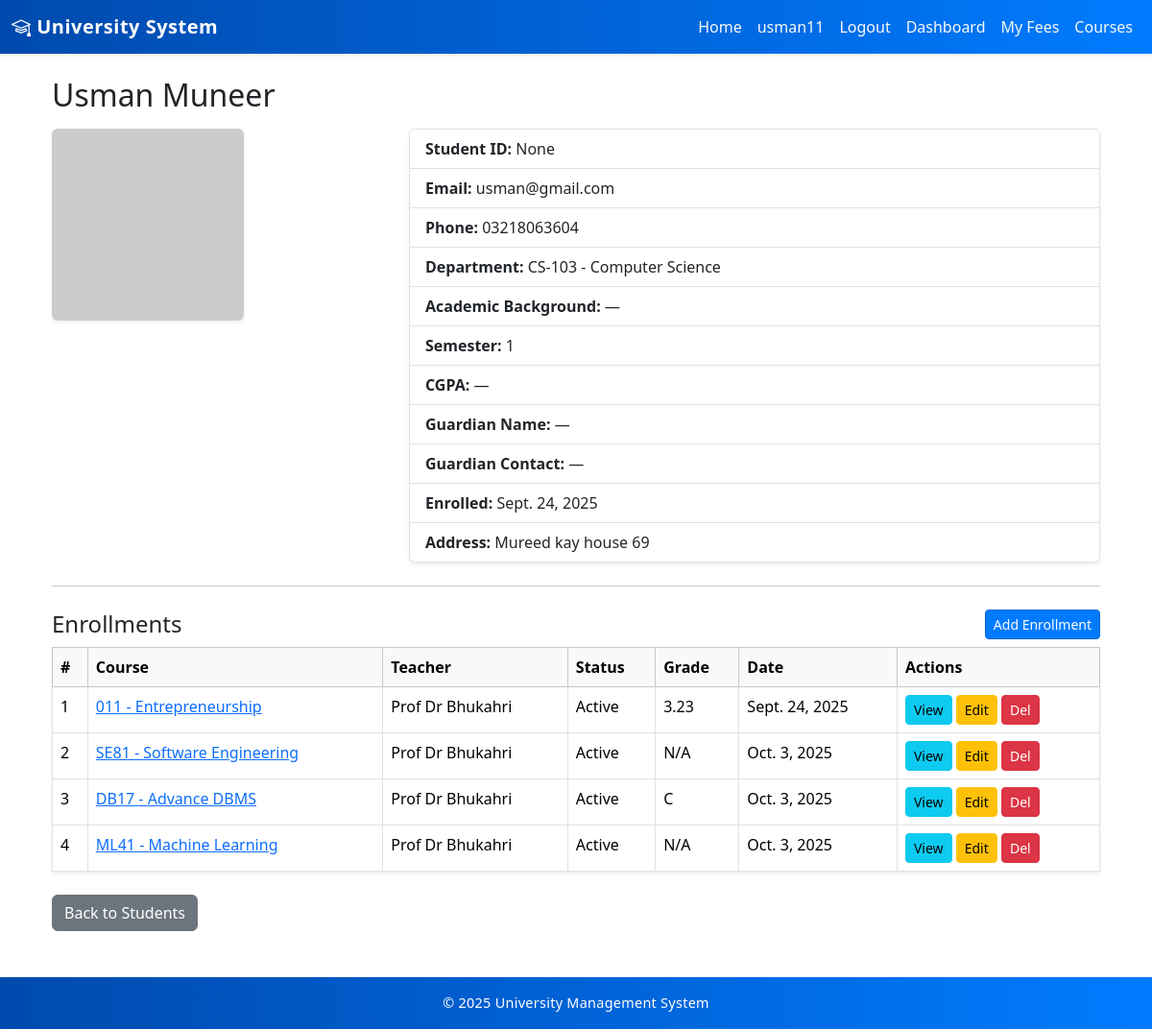
Before: /students/2/ (signed in) with the older database file.
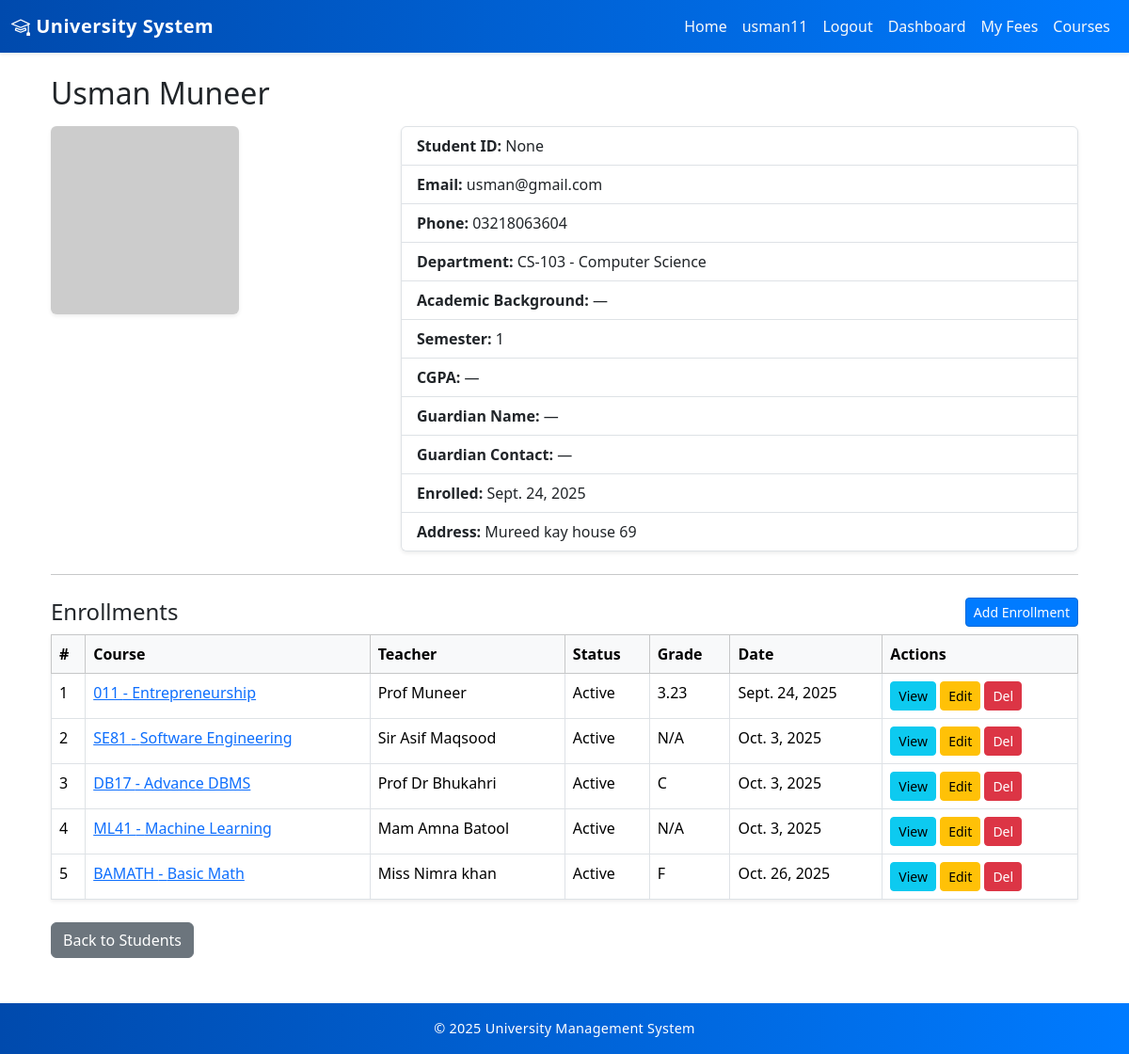
After: the same page with the newer database file.
### core/models.py (models this page shows, shortened)
class Enrollment(models.Model):
    STATUS_CHOICES = [
        ("active", "Active"),
        ("completed", "Completed"),
        ("dropped", "Dropped"),
    ]
    GRADE_CHOICES = [
        ("A", "A"),
        ("B", "B"),
        ("C", "C"),
        ("D", "D"),
        ("F", "F"),
        ("N/A", "Not Graded Yet"),
    ]
    student = models.ForeignKey(Student, on_delete=models.CASCADE, related_name="enrollments")
    course = models.ForeignKey(Course, on_delete=models.CASCADE, related_name="enrollments")
    enrollment_date = models.DateField(default=timezone.now)
    status = models.CharField(max_length=20, choices=STATUS_CHOICES, default="active")
    grade = models.CharField(max_length=5, choices=GRADE_CHOICES, default="N/A")
    class Meta:
        unique_together = ('student', 'course')  # prevent duplicate enrollment

class Course(models.Model):
    name = models.CharField(max_length=100)
    code = models.CharField(max_length=20, unique=True)
    description = models.TextField(blank=True, null=True)
    credits = models.PositiveIntegerField()
    department = models.ForeignKey(Department, on_delete=models.CASCADE, related_name="courses")
    teacher = models.ForeignKey(Teacher, on_delete=models.SET_NULL, null=True, blank=True, related_name="courses")

class Teacher(models.Model):
    user = models.OneToOneField(
        settings.AUTH_USER_MODEL,
        null=True,
        blank=True,
        on_delete=models.SET_NULL,
        related_name='teacher_profile'
    )
    teacher_id = models.CharField(max_length=20, unique=True, blank=True, null=True)
    first_name = models.CharField(max_length=50)
    last_name  = models.CharField(max_length=50)
    email      = models.EmailField(unique=True)
    department = models.ForeignKey(Department, on_delete=models.SET_NULL, null=True, blank=True, related_name="teachers")
    hire_date  = models.DateField(default=timezone.now)
    profile_image = models.ImageField(upload_to='profiles/', null=True, blank=True)
    QUALIFICATION_CHOICES = [
        ('BS', 'BS / Bachelor'),
        ('MS', 'MS / Master'),
        ('MPhil', 'MPhil'),
        ('PhD', 'PhD'),
        ('Other', 'Other'),
    ]
    qualification = models.CharField(max_length=50, choices=QUALIFICATION_CHOICES, null=True, blank=True)
    specialization = models.CharField(max_length=100, null=True, blank=True)
    bio = models.TextField(blank=True, null=True)
    experience_years = models.PositiveIntegerField(default=0, help_text="Years of teaching experience")
    contact_number = models.CharField(max_length=20, blank=True, null=True)

### core/views.py (the view)
# urls.py: path('students/<int:pk>/', views.StudentDetailView.as_view(), name='student_detail'),
class StudentDetailView(DetailView):
    model = Student
    template_name = 'core/students/detail.html'
    context_object_name = 'student'
    def dispatch(self, request, *args, **kwargs):
        role = getattr(request.user, 'profile', None) and getattr(request.user.profile, 'role', None)
        role = str(role).lower() if role else None
        if role in ('admin', 'teacher'):
            return super().dispatch(request, *args, **kwargs)
        if role == 'student':
            self.object = self.get_object()
            if getattr(self.object, 'user', None) == request.user:
                return super().dispatch(request, *args, **kwargs)
        messages.error(request, "You don't have permission to view that student.")
        return redirect('home')
    def get_context_data(self, **kwargs):
        ctx = super().get_context_data(**kwargs)
        ctx['enrollments'] = self.object.enrollments.select_related(
            'course', 'course__teacher'
        ).all()
        return ctx

### core/models.py (called while the page is built)
    def __str__(self):
        return f"{self.code} - {self.name}"

### templates/core/students/detail.html (shortened to what this page needs)
{% extends 'base.html' %}
{% block content %}
<div class="container mt-3">
  <h2 class="mb-3">{{ student.first_name }} {{ student.last_name }}</h2>
  <div class="row">
    <div class="col-md-4">
      {% if student.profile_image %}
        <img src="{{ student.profile_image.url }}" class="img-fluid rounded shadow-sm mb-3" alt="Profile Image">
      {% else %}
        <img src="https://via.placeholder.com/200x200?text=No+Image" class="img-fluid rounded shadow-sm mb-3" alt="No Image">
      {% endif %}
    </div>
    <div class="col-md-8">
      <ul class="list-group shadow-sm">
        <li class="list-group-item"><strong>Student ID:</strong> {{ student.student_id }}</li>
        <li class="list-group-item"><strong>Email:</strong> {{ student.email }}</li>
        <li class="list-group-item"><strong>Phone:</strong> {{ student.phone }}</li>
        <li class="list-group-item"><strong>Department:</strong> {{ student.department }}</li>
        <li class="list-group-item"><strong>Academic Background:</strong> {{ student.academic_background|default:"—" }}</li>
        <li class="list-group-item"><strong>Semester:</strong> {{ student.semester }}</li>
        <li class="list-group-item"><strong>CGPA:</strong> {{ student.cgpa|default:"—" }}</li>
        <li class="list-group-item"><strong>Guardian Name:</strong> {{ student.guardian_name|default:"—" }}</li>
        <li class="list-group-item"><strong>Guardian Contact:</strong> {{ student.guardian_contact|default:"—" }}</li>
        <li class="list-group-item"><strong>Enrolled:</strong> {{ student.enrollment_date }}</li>
        <li class="list-group-item"><strong>Address:</strong> {{ student.address|linebreaksbr }}</li>
      </ul>
    </div>
  </div>
  <hr class="my-4">
  <div class="d-flex justify-content-between align-items-center mb-2">
    <h4 class="mb-0">Enrollments</h4>
    <a class="btn btn-primary btn-sm" href="{% url 'enrollment_add' %}?student={{ student.pk }}">Add Enrollment</a>
  </div>
  <table class="table table-bordered table-hover mt-2 shadow-sm">
    <thead class="table-light">
      <tr>
        <th>#</th>
        <th>Course</th>
        <th>Teacher</th>
        <th>Status</th>
        <th>Grade</th>
        <th>Date</th>
        <th>Actions</th>
      </tr>
    </thead>
    <tbody>
      {% for e in enrollments %}
        <tr>
          <td>{{ forloop.counter }}</td>
          <td><a href="{% url 'course_detail' e.course.pk %}">{{ e.course.code }} - {{ e.course.name }}</a></td>
          <td>{% if e.course.teacher %}{{ e.course.teacher.first_name }} {{ e.course.teacher.last_name }}{% else %}—{% endif %}</td>
          <td>{{ e.get_status_display }}</td>
          <td>{{ e.grade|default:"—" }}</td>
          <td>{{ e.enrollment_date }}</td>
          <td>
            <a class="btn btn-sm btn-info" href="{% url 'enrollment_detail' e.pk %}">View</a>
            <a class="btn btn-sm btn-warning" href="{% url 'enrollment_edit' e.pk %}">Edit</a>
            <form method="post" action="{% url 'enrollment_delete' e.pk %}" style="display:inline;">
              <button class="btn btn-sm btn-danger" onclick="return confirm('Delete this enrollment?')">Del</button>
            </form>
          </td>
        </tr>
      {% empty %}
        <tr><td colspan="7" class="text-center">No enrollments yet for this student.</td></tr>
      {% endfor %}
    </tbody>
  </table>
  <a class="btn btn-secondary mt-2" href="{% url 'students_list' %}">Back to Students</a>
</div>
{% endblock %}

Changed rows visible on the page:
changed through a linked row, Enrollment "Entrepreneurship": course.teacher.last_name "Dr Bhukahri" → "Muneer"
changed through a linked row, Enrollment "SE81": course.teacher.first_name "Prof" → "Sir Asif"; course.teacher.last_name "Dr Bhukahri" → "Maqsood"
changed through a linked row, Enrollment "ML41": course.teacher.first_name "Prof" → "Mam Amna"; course.teacher.last_name "Dr Bhukahri" → "Batool"
added Enrollment: course.code "BAMATH", course.name "Basic Math", course.teacher.first_name "Miss Nimra", course.teacher.last_name "khan", status "Active", grade "F", enrollment_date "Oct. 26, 2025"
